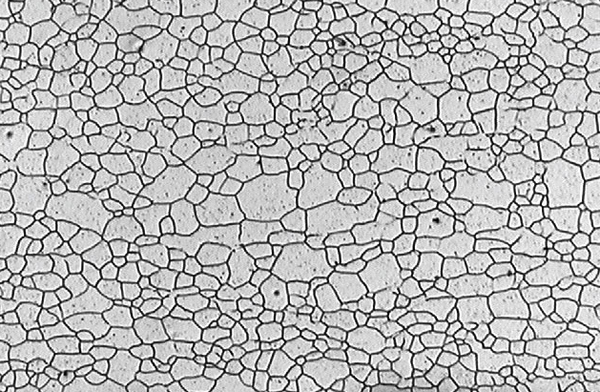
#> input picture pure-iron.jpg, 600 x 392 px
$ python stat_test.py   (Python 2 division)   (older library calls are emulated)
#> lines starting #> are read from the running program, lines starting #| are printed output that depends on the picture; long printed decimals are rounded
import matplotlib.pyplot as plt
import matplotlib.patches as mpatches
import numpy as np
from skimage import data
from skimage.filters import threshold_otsu
from skimage.segmentation import clear_border
from skimage.measure import label, regionprops
from skimage.morphology import closing, square
from skimage.color import label2rgb
from skimage.io import imread
import skimage.measure
from scipy.integrate import cumtrapz

image = imread('pure-iron.jpg', as_grey=True)
#> image: shape (392, 600) float64; min 0, max 1, mean 0.714
face = image
face1d = face.reshape(face.size)

# plt.imshow(face, cmap=plt.cm.gray)
# plt.show()

hist, bin_edges = np.histogram(face1d, bins=256, density=True)
#> hist = 256 values, max 5.43 at index 255, min 0.15 at index 2, mean 1; bin_edges = 257 values from 0 to 1
bin_centers = 0.5 * (bin_edges[:-1] + bin_edges[1:])
#> bin_centers = 256 values from 0.00195 to 0.998

# plt.plot(bin_centers, hist)


# plt.show()

inthist = cumtrapz(hist, bin_centers, initial=0)
#> inthist = 256 values from 0 to 0.988

alpha = 0.05
lc = bin_centers[np.argmin(np.abs(inthist - alpha))]
#> lc = 0.166
rc = bin_centers[np.argmin(np.abs(inthist - (1.0 - alpha)))]
#> rc = 0.975
fval = (lc + rc) / 2.0
#> fval = 0.57

print fval
#| 0.5703
thresh = threshold_otsu(image)
#> thresh = 0.557
# bw = closing(image > 220, square(3))
bw = image > fval
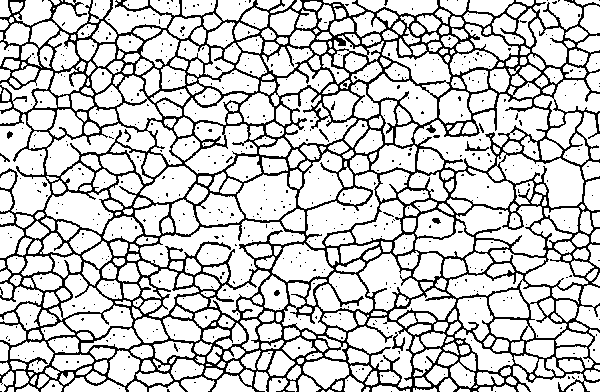
#> bw: shape (392, 600) bool; 78.3% white; black in thin lines or dots

bw = np.zeros_like(image)
bw[image > fval] = 1.

#bw = bw[0:350, 0:550]

print thresh
#| 0.5566
# remove artifacts connected to image border
#cleared = clear_border(bw)

cleared = bw

label_img = skimage.measure.label(cleared)
regions = skimage.measure.regionprops(label_img)

fig, ax = plt.subplots()
ax.imshow(bw, interpolation='none')
plt.tight_layout()
plt.show()
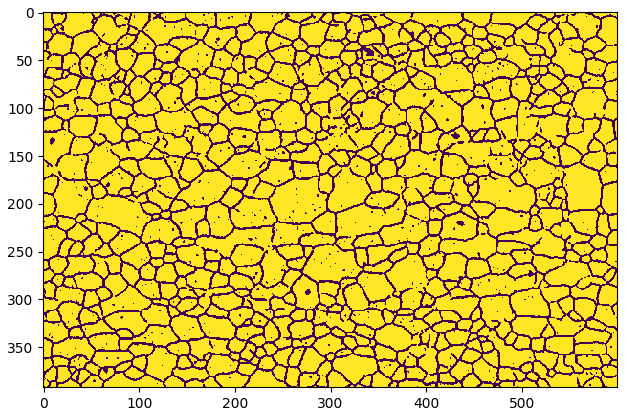
#> figure drawn by matplotlib, 1 panel

(w, h) = image.shape
#> w = 392; h = 600
area = np.empty(len(regions))
perimeter = np.empty(len(regions))
orient = np.empty(len(regions))
scale_factor = np.empty(len(regions))

i = 0
for props in regions:
    y0, x0 = props.centroid
    area[i] = props.area
    perimeter[i] = props.perimeter
    orientation = props.orientation
    orient[i] = props.orientation
    if props.minor_axis_length:
        scale_factor[i] = props.major_axis_length / props.minor_axis_length
    else:
        scale_factor[i] = np.inf
    x1 = x0 + np.cos(orientation) * 0.5 * props.major_axis_length
    y1 = y0 - np.sin(orientation) * 0.5 * props.major_axis_length
    x2 = x0 - np.sin(orientation) * 0.5 * props.minor_axis_length
    y2 = y0 - np.cos(orientation) * 0.5 * props.minor_axis_length

    ax.plot((x0, x1), (y0, y1), '-r', linewidth=0.5)
    ax.plot((x0, x2), (y0, y2), '-r', linewidth=0.5)
    ax.plot(x0, y0, '.g', markersize=3)

    # [4 lines of commented-out code are left out]
    i += 1
# ax.axis((0, ca.w, ca.h, 0))
plt.tight_layout()
plt.show()

cond = np.logical_and(area > 10, scale_factor < np.inf)
cond = np.logical_and(cond, area < 10000)
area = area[cond]
perimeter = perimeter[cond]
orient = orient[cond]
scale_factor = scale_factor[cond]

norm_area = area / w / h
Cs = 4. * np.pi * area / (perimeter ** 2)
# print label_img, regions

fig, ax = plt.subplots()
ax.imshow(bw, interpolation='none', cmap='gray')

# ax.plot(ca.centers[1, :], ca.centers[0, :], '.g', markersize=3)
plt.tight_layout()
plt.show()
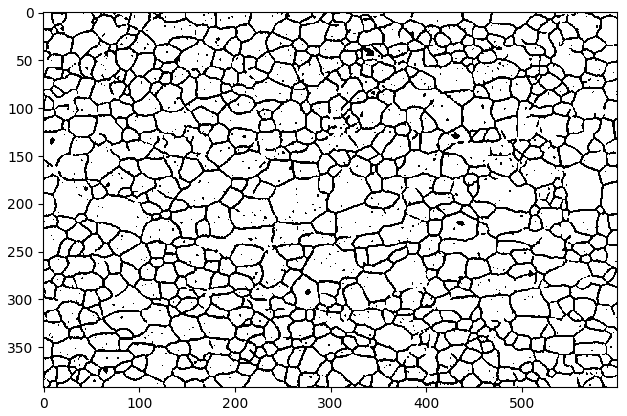
#> figure drawn by matplotlib, 1 panel

plt.hist(norm_area)
plt.show()
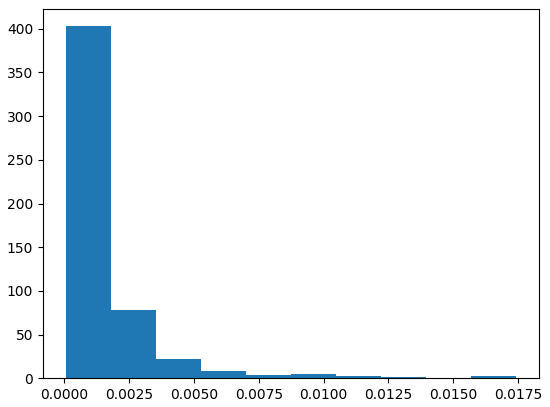
#> figure drawn by matplotlib, 1 panel; tallest bar 403 high, from x = 5.1e-05 to 0.00179

plt.hist(Cs)
plt.show()
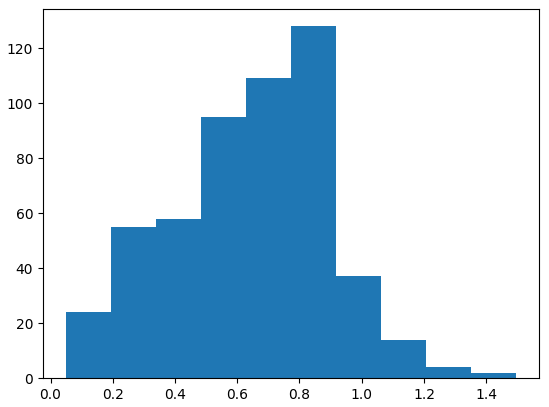
#> figure drawn by matplotlib, 1 panel; tallest bar 128 high, from x = 0.773 to 0.918

plt.hist(orient)
plt.show()
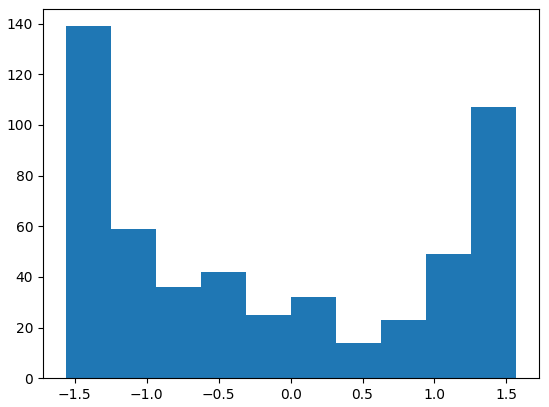
#> figure drawn by matplotlib, 1 panel; tallest bar 139 high, from x = -1.56 to -1.25

plt.hist(scale_factor)
plt.show()
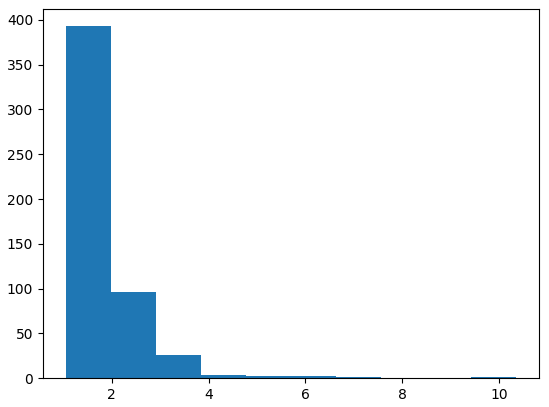
#> figure drawn by matplotlib, 1 panel; tallest bar 393 high, from x = 1.04 to 1.98
# np.savetxt('img20.txt',ca.data, delimiter=';')

print norm_area.size, Cs.size, orient.size, scale_factor.size
#| 526 526 526 526

t = '\t'
print 'area[i]','norm_area[i]', t, 'Cs[i]', t, 'orient', t, 'scale_factor'
for i in range(norm_area.size):
    print area[i],t,norm_area[i], t, Cs[i], t, orient[i], t, scale_factor[i]
